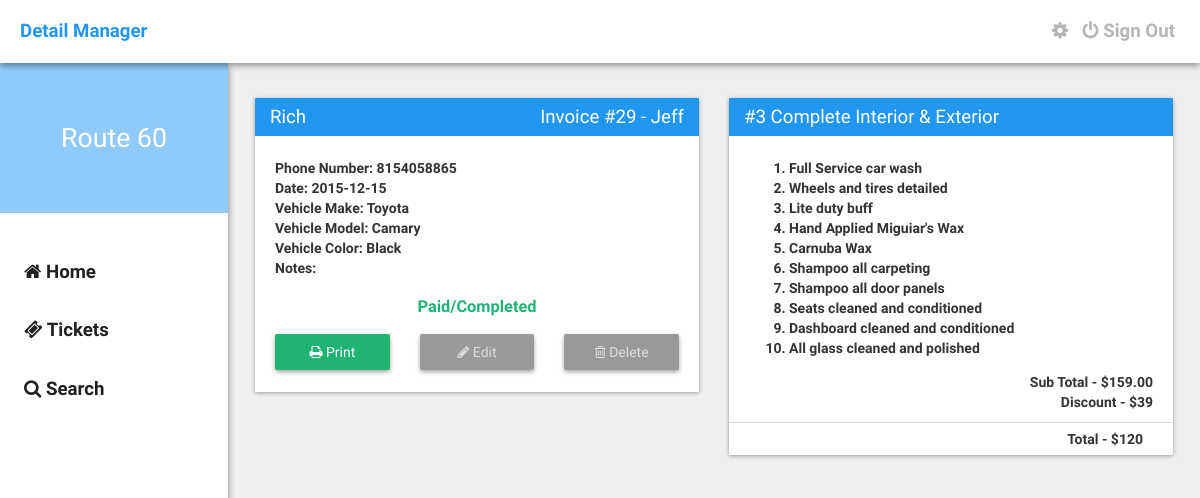
Page /ticket?id=281358022.03024 (signed in) on the committed database.
### tables this page shows
CREATE TABLE IF NOT EXISTS `detail_users` (
  `user_id` int(11) NOT NULL,
  `username` varchar(32) NOT NULL,
  `password` varchar(1024) NOT NULL,
  `email` varchar(1024) NOT NULL,
  `avatar` varchar(1024) NOT NULL DEFAULT 'http://placehold.it/300x300',
  `description` varchar(10000) NOT NULL DEFAULT 'I''m a newly registered user on HoloHex!',
  `power_rank` varchar(1024) NOT NULL DEFAULT '1',
  `active` int(11) NOT NULL DEFAULT '1',
  `type` varchar(32) NOT NULL DEFAULT 'User',
  `dob` timestamp NOT NULL DEFAULT CURRENT_TIMESTAMP
);

CREATE TABLE IF NOT EXISTS `detail_tickets` (
  `id` int(11) NOT NULL,
  `locked` int(11) NOT NULL DEFAULT '0',
  `first_name` text NOT NULL,
  `last_name` text NOT NULL,
  `phone_number` varchar(32) NOT NULL,
  `date` date NOT NULL,
  `vehicle_make` text NOT NULL,
  `vehicle_model` text NOT NULL,
  `vehicle_color` text NOT NULL,
  `discount` int(11) NOT NULL,
  `services` varchar(32) NOT NULL,
  `pre_paid_done` varchar(32) NOT NULL,
  `user_id` varchar(32) NOT NULL,
  `ticket_id` varchar(32) NOT NULL,
  `notes` text NOT NULL,
  `ticket_creator` text NOT NULL
);

### assets/core/init.php (called while the page is built, shortened)
<?php
	$site = "http://".$_SERVER['SERVER_NAME']."";
	require("functions/users.php");
	if(logged_in() === true) {
		$session_user_id = $_SESSION['user_id'];
		$user_data = user_data($session_user_id, 'user_id', 'username', 'password', 'email', 'avatar', 'description', 'power_rank', 'active', 'type', 'dob');
	}

### assets/core/functions/users.php (called while the page is built, shortened)
<?php
	function user_data($user_id) {
		$user_id = (int)$user_id;
		$func_num_args = func_num_args();
		$func_get_args = func_get_args();
		if($func_num_args > 1) {
			unset($func_get_args[0]);
			$fields = '`'.implode('`, `', $func_get_args).'`';
			$data = mysql_fetch_assoc(mysql_query("SELECT $fields FROM `detail_users` WHERE `user_id`='$user_id'"));
			return $data;
		}
	}
	function logged_in() {
		return (isset($_SESSION['user_id'])) ? true : false;
	}
?>

### ticket.php (the view, shortened to what this page needs)
<?php require_once("./assets/core/init.php"); require_once("./include/navbar.php"); ?>
    <?php
        $ticketid = $_GET['id'];
        $getticketinfo = mysql_query("SELECT * FROM detail_tickets WHERE ticket_id = '$ticketid'");
        while($row = mysql_fetch_array($getticketinfo)) {
            $tid = $row['id'];
            $firstname = $row['first_name'];
            $lastname = $row['last_name'];
            $pnumber = $row['phone_number'];
            $date = $row['date'];
            $vmake = $row['vehicle_make'];
            $vmodel = $row['vehicle_model'];
            $vcolor = $row['vehicle_color'];
            $discount = $row['discount'];
            $services = $row['services'];
            $options = $row['pre_paid_done'];
            $ticket_id = $row['ticket_id'];
            $notes = $row['notes'];
            $tcreator = $row['ticket_creator'];
            $lock = $row['locked'];
        }
        if($lock == 0) {
            $cdisabled = '';
        }elseif($lock == 1) {
            $cdisabled = 'disabled="disabled" class="disabled"';
        }
        if($services == 'wax'){
            $servicetitle = "Meguiar's Wax";
            $serviceprice = "35.00";
            $servicedetails = "
                <ol>
                    <li>Wax Special</li>
                </ol>
            ";
        }
        elseif($services == 3) {
            $servicetitle = "#3 Complete Interior & Exterior";
            $serviceprice = "159.00";
            $servicedetails = "
                <ol>
                    <li>Full Service car wash</li>
                    <li>Wheels and tires detailed</li>
                    <li>Lite duty buff</li>
                    <li>Hand Applied Miguiar's Wax</li>
                    <li>Carnuba Wax</li>
                    <li>Shampoo all carpeting</li>
                    <li>Shampoo all door panels</li>
                    <li>Seats cleaned and conditioned</li>
                    <li>Dashboard cleaned and conditioned</li>
                    <li>All glass cleaned and polished</li>
                </ol>
            ";
        }
        if($options == 'Prepaid') {
            $option = "<center><h3 style='color: #E14747;'>Prepaid</h3></center>";
        }elseif($options == 'Paid/Completed') {
            $option = "<center><h3 style='color: #20B473;'>Paid/Completed</h3></center>";
        }elseif($options == 'Appointment') {
            $option = "<center><h3 style='color: #FFC017;'>Appointment</h3></center>";
        }
        $totalprice = $serviceprice - $discount;
    ?>
    <div class="container">
        <div class="row">
            <div class="col-md-6">
                <div class="card">
                    <div class="card-title"><?php echo $firstname." ".$lastname." <span style='float: right;'>Invoice #".$tid." - ".$tcreator."</span>"; ?></div>
                    <div class="card-content">
                        <p><b>Phone Number:</b> <?php echo $pnumber; ?>
                        <br />
                        <b>Date:</b> <?php echo $date; ?>
                        <br />
                        <b>Vehicle Make:</b> <?php echo $vmake; ?>
                        <br />
                        <b>Vehicle Model:</b> <?php echo $vmodel; ?>
                        <br />
                        <b>Vehicle Color:</b> <?php echo $vcolor; ?>
                        <br />
                        <b>Notes:</b> <?php echo $notes; ?></p>
                        <p><?php echo $option; ?></p>
                        <p>
                            <div class="row">
                                <div class="col-md-4">
                                    <a href="<?php echo $site; ?>/print?id=<?php echo $ticket_id; ?>" target="_blank" class="button-raised print"><i class="fa fa-print"></i> Print</a>
                                </div>
                                <div class="col-md-4">
                                    <a <?php echo $cdisabled; ?> href="<?php echo $site; ?>/edit?id=<?php echo $ticket_id; ?>" class="button-raised"><i class="fa fa-pencil"></i> Edit</a>
                                </div>
                                <div class="col-md-4">
                                    <a <?php echo $cdisabled; ?> href="<?php echo $site; ?>/deleteticket?id=<?php echo $ticket_id; ?>" class="button-raised delete"><i class="fa fa-trash-o"></i> Delete</a>
                                </div>
                            </div>
                        </p>
                    </div>
                </div>
            </div>
            <div class="col-md-6">
                <div class="card">
                    <div class="card-title"><?php echo $servicetitle; ?></div>
                    <div class="card-content">
                        <p><?php echo $servicedetails; ?></p>
                        <div class="row">
                            <div class="col-md-12">
                                <div style="float: right;">Sub Total - $<?php echo $serviceprice; ?></div>
                            </div>
                            <div class="col-md-12">
                                <div style="float: right;">Discount - $<?php echo $discount; ?></div>
                            </div>
                        </div>
                    </div>
                    <div class="card-footer">
                        <div class="col-md-12">
                            <div style="float: right;"><b>Total - $<?php echo $totalprice; ?></b></div>
                        </div>
                    </div>
                </div>
            </div>
        </div>
    </div>
<?php require_once("./include/footer.php"); ?>

### include/navbar.php (shortened to what this page needs)
<!DOCTYPE html>
<html>
<head>
	<link rel="stylesheet" type="text/css" href="<?php echo $site; ?>/assets/css/bootstrap.min.css">
	<link rel="stylesheet" type="text/css" href="<?php echo $site; ?>/assets/css/main.css" />
	<link rel="stylesheet" href="https://maxcdn.bootstrapcdn.com/font-awesome/4.4.0/css/font-awesome.min.css">
</head>
<body>
	<div class="nav">
		<a href="<?php echo $site; ?>" class="brand">Detail Manager</a>
		<div class="right">
			<?php
				if(logged_in() === true) {
					if($user_data['username'] == "route60admin") {
						echo '<a href="'.$site.'/settings" class="navigation"><i class="fa fa-cog"></i></a>';
					}else{
						echo '';
					}
				}else{
					echo '';
				}
			?>
			<?php
				if(logged_in() === true) {
					echo '<a href="/signout" class="navigation"><i class="fa fa-power-off"></i> Sign Out</a>';
				}else{
					echo '<a href="/signin" class="navigation"><i class="fa fa-power-off"></i> Sign In</a>';
				}
			?>
		</div>
	</div>
	<div class="left-nav">
		<div class="header">
			<div class="brand">
				<?php
					if(logged_in() === true) {
						echo $user_data['description'];
					}else{
						echo "Guest";
					}
				?>
			</div>
		</div>
		<div class="links">
			<a href="<?php echo $site; ?>"><i class="fa fa-home"></i> Home</a>
			<a href="<?php echo $site; ?>/tickets?page=1"><i class="fa fa-ticket"></i> Tickets</a>
			<a href="#"><i class="fa fa-search"></i> Search</a>
		</div>
	</div>

### assets/css/main.css (style rules this page uses)
body { margin: 0px; padding: 0px; height: 100%; font-weight: bold; min-height: 100%; background: #EFEFEF; font-family: "RobotoDraft", Arial, sans-serif, Helvetica; }
.right { float: right; }
.nav { width: 100%; z-index: 9999; font-size: 14pt; padding: 18px 20px; position: relative; background: #FFFFFF; box-sizing: border-box; -moz-box-sizing: border-box; -webkit-box-sizing: border-box; box-shadow: 0 3px 6px rgba(0, 0, 0, 0.37); }
.nav > .brand { color: #2196F3; font-weight: bold; text-decoration: none; transition: all 0.18s ease; }
.nav > .right > a { color: #B6B6B6; margin-left: 5px; margin-right: 5px; transition: all 0.18s ease; }
.left-nav { width: 19%; height: 100%; z-index: 9998; position: fixed; background: #FFFFFF; box-shadow: 0 4px 7px rgba(0, 0, 0, 0.49); }
.left-nav > .header { width: 100%; height: 150px; background: url(http://www.lirent.net/wp-content/uploads/2014/10/Google-Now-Wallpaper-1-800x450.png); background-size: cover; }
.left-nav > .header > .brand { width: 100%; color: #FFFFFF; font-size: 20pt; font-weight: 200; line-height: 150px; text-align: center; background: rgba(33, 150, 243, 0.5); }
.left-nav > .links { width: 100%; margin-top: 30px; }
.left-nav > .links > a { width: 100%; color: #212121; display: block; font-size: 14pt; padding: 16px 24px; text-decoration: none; box-sizing: border-box; transition: all 0.18s ease; -moz-box-sizing: border-box; -webkit-box-sizing: border-box; }
.container { width: 79%; float: right; margin-top: 20px; margin-left: 20px; margin-right: 12px; }
.card { width: 100%; margin-top: 15px; border-radius: 1px; margin-bottom: 15px; background: #FFFFFF; box-shadow: 0 1px 4px rgba(0, 0, 0, 0.37); }
.card > .card-title { color: #FFFFFF; font-size: 14pt; font-weight: 300; padding: 6px 15px; background: #2196F3; border-top-left-radius: 1px; border-top-right-radius: 1px; }
.card > .card-content { padding: 8px 20px; }
.card > .card-footer { padding: 6px 15px; border-top: 1px solid #DDDDDD; }
.button-raised { width: 100%; border: none; color: #FFFFFF; font-weight: 500; padding: 8px 20px; text-align: center; border-radius: 2px; background: #2196F3; display: inline-block; transition: all 0.3s ease; box-shadow: 0 2px 4px rgba(0, 0, 0, 0.37); }
.button-raised.print { background: #20B473; }
.disabled { width: 100%; border: none; color: #FFFFFF; font-weight: 500; padding: 8px 20px; text-align: center; border-radius: 2px; background: #2196F3; display: inline-block; transition: all 0.3s ease; box-shadow: 0 2px 4px rgba(0, 0, 0, 0.37); }
.disabled[disabled] { color: #DDDDDD; background: #999999; pointer-events: none; }
[disabled] { color: #DDDDDD; background: #999999; pointer-events: none; }

### rows in the picture
detail_users: description "Route 60"
detail_tickets: first_name "Rich", id "29", ticket_creator "Jeff", phone_number "8154058865", date "2015-12-15", vehicle_make "Toyota", vehicle_model "Camary", vehicle_color "Black", services "#3 Complete Interior & Exterior", services "159.00", discount "39", totalprice "120"
